Frame 1 (no input): blank canvas, image omitted
Frame 60 (the mouse pressed at the canvas centre just before this capture): blank canvas, image omitted
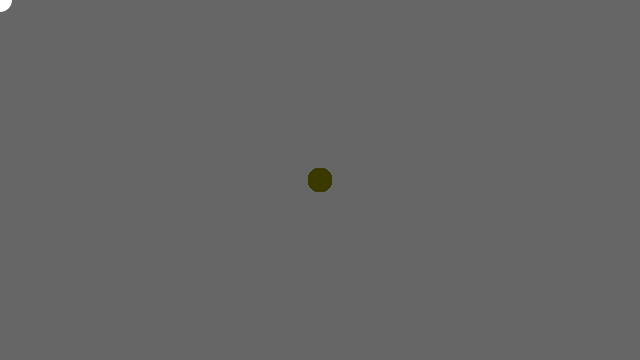
Frame 120 (the mouse held since frame 60 and released just before this capture)

The Processing sketch whose frames 1 and 60 were blank and that drew this single picture after the mouse press (run headless with seeded random() and noise(); from frame 60 on, the mouse is pressed at the canvas centre):

// Processing sketch: processing_87319
// ── processing_87319.pde

// Not finished
// Draws ellipses and color of the ellipse changes.

float xpos, ypos;
int r = 12;
int a,b,c = 0;
boolean d,e = true;

void setup() {
  size(640, 360);
  background(102);
  noStroke();
  ellipseMode(RADIUS);
  xpos = width/2;
  ypos = height/2;
  frameRate(60);
}

void draw() {
  stroke(255);

  if (mousePressed) {
    noStroke();
    ellipse(pmouseX, pmouseY, r, r);
    fill(a,b,c);
      a++;
    if (a >= 255 || (d == false)) {
      b++;
    }
    if (b >= 255 && (e == true)) {
      c++;
    if (c >= 255) {
      a = 0;
      b = 0;
      c = 0;
      if (d == false) {
      d = true;
    } else {
      if (d == true) {
        d = false;
      }
    }      
  }
}
}
}
